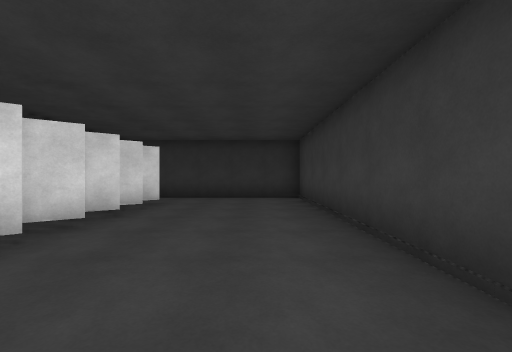
view 1 (above)

24 first-person views from a walk through a Unity game level. The camera is 1.3 m above the floor, looks level and sees 90° across. Doors are open. The floor is counted in squares, 2 m on a side. Each view is taken from the middle of a square. On the plan, view 1 faces up. The plan holds only what a view shows up to about 9 squares ahead; the rest is blank. The place goes on beyond the plan. The player is left out. Some animated figures are left out. Some surface patterns are stand-ins.

view 2
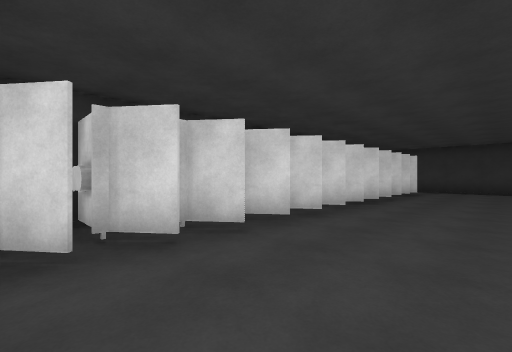

view 3
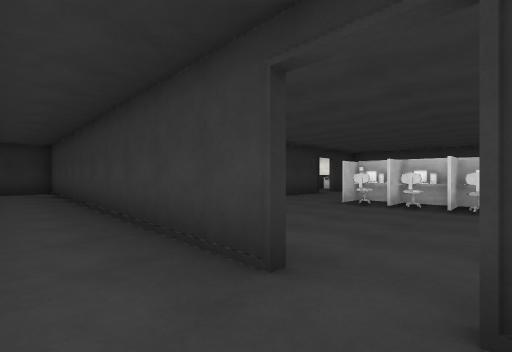

view 4
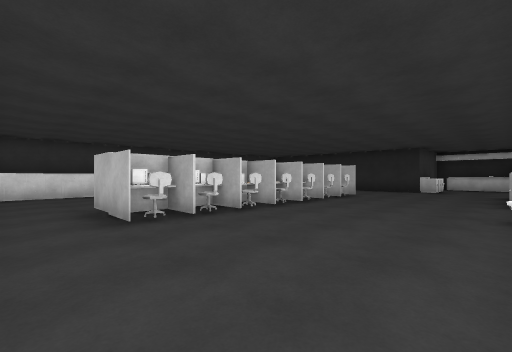

view 5
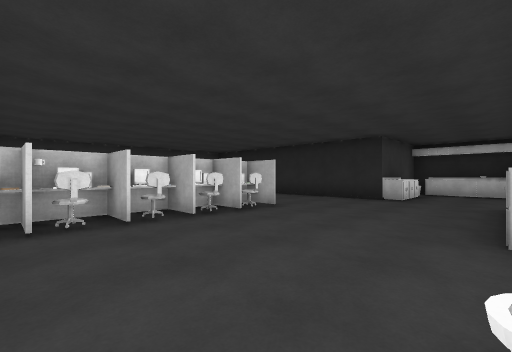

view 6
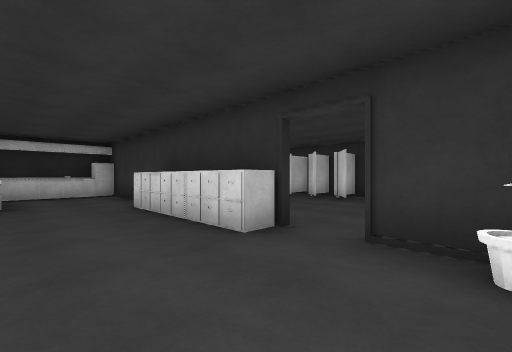

view 7
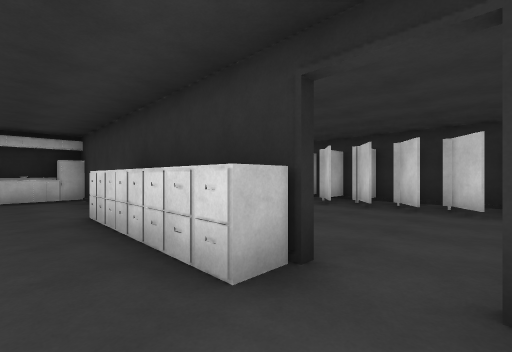

view 8
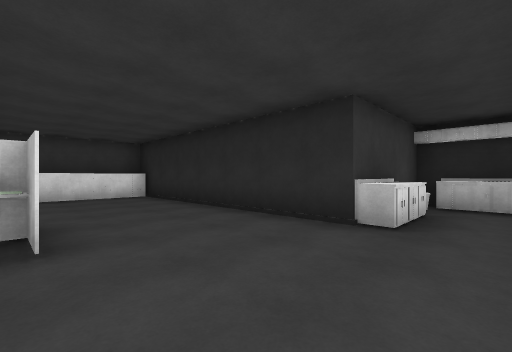

view 9
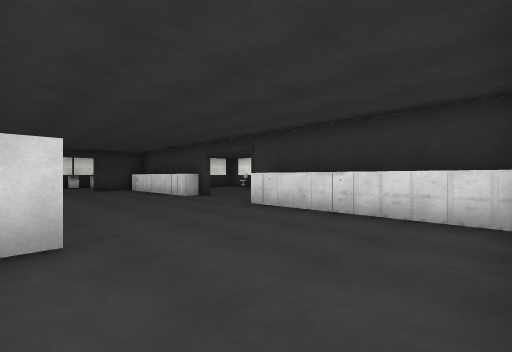

view 10
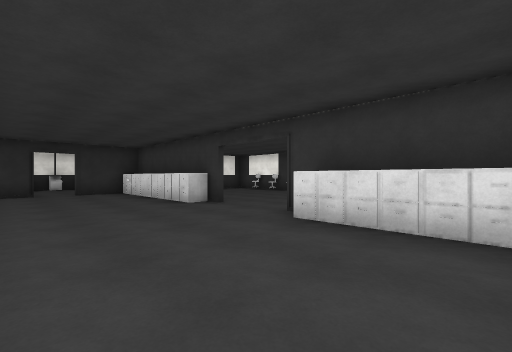

view 11
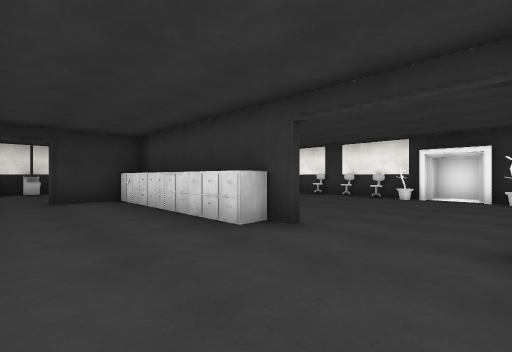

view 12
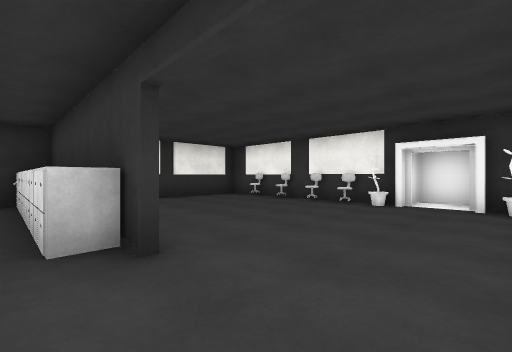

view 13
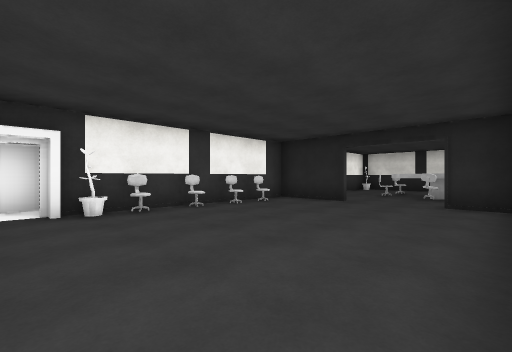

view 14
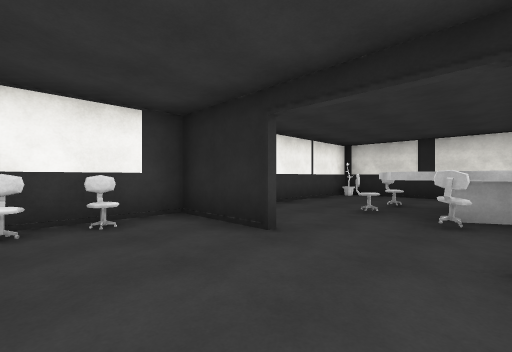

view 15
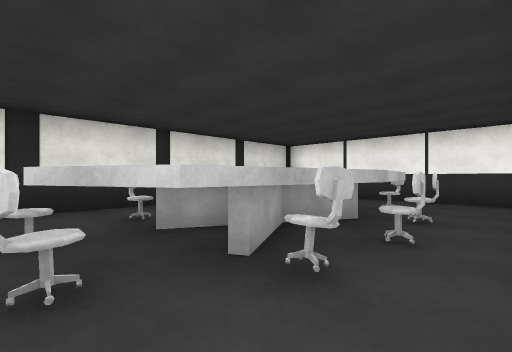

view 16
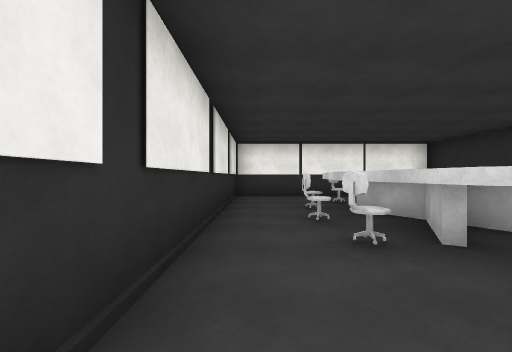

view 17
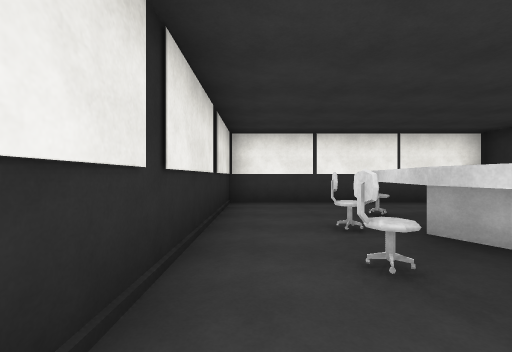

view 18
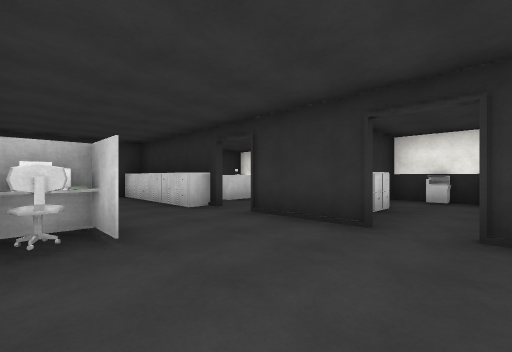

view 19
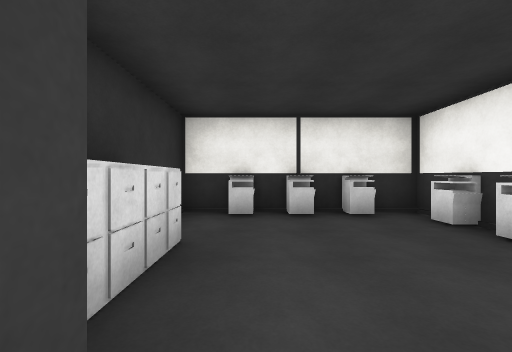

view 20
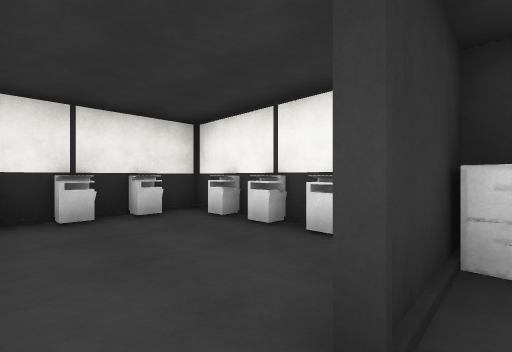

view 21
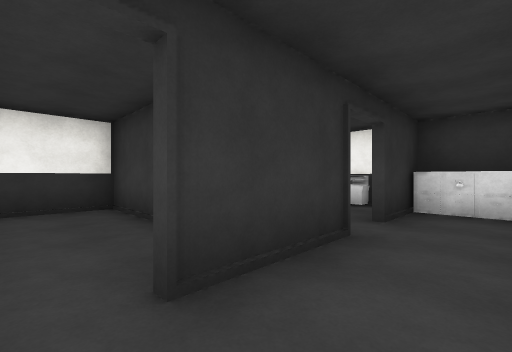

view 22
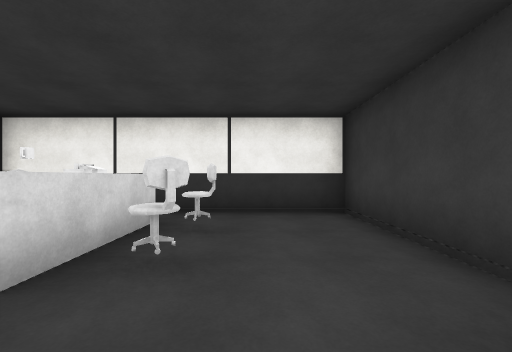

view 23
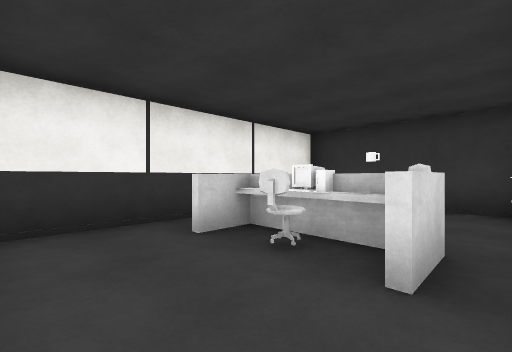

view 24
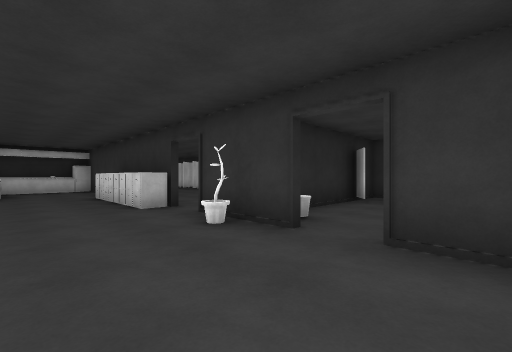

### Floor plan
Points are (right, up) in squares from view 1. A wall is a line through its corners. A room is listed if a view was taken in it or the views show most of it. See-through windows are left out.
Room 1 (view 1)
walls: (-4, -3.2) (-4, -5.4); (1.3, -2.9) (1.3, 7.7) (-3, 7.7); (-4, -5) (-0.1, -5)
ways out: opening at (0, -3.5) to room 2
objects: toilet (-3, -4); toilet (-3, -3); toilet (-3, -2); toilet (-3, -1); toilet (-3, 0); toilet (-3, 1); toilet (-3, 2); toilet (-3, 3); toilet (-3, 4); toilet (-3, 5); toilet (-3, 6)
Room 2 (views 2, 3, 4, 5, 6, 7, 8, 9, 10, 11, 12, 13, 14, 15, 16, 17, 18, 19, 20, 21, 22, 23, 24)
walls: (7.7, -12) (7.7, -17.7) (17.2, -17.7) (17.2, -16.9); (8.8, 1.3) (6.5, 1.3); (10.5, 1.3) (9.8, 1.3); (1.4, -5.4) (1.4, -6.1); (1.4, -7) (1.4, -14.1); (11, -13.6) (11.5, -13.9); (15, -11.3) (17.2, -11.3); (17.2, -6.5) (17.2, -5.4); (11.6, -13.9) (12.2, -14.3) (13.6, -13.5); (17.2, -4.5) (17.2, -3.5); (13.7, -13.1) (14.3, -13.3) (14.6, -13.8); (1.4, -2) (1.4, -2.9); (13.1, -14) (12.6, -14.3); (12.4, -14.4) (11, -15.1); (18.2, -5.6) (18.2, -4.4) (16.9, -4.4); (7.6, 3.4) (7.6, 5.6); (13.6, -15.2) (12.5, -14.6); (16.5, 1.3) (14.2, 1.3); (1.4, 1.4) (1.4, 0.5); (13.7, -15.6) (12.5, -15.8); (2.5, -14.5) (4.5, -14.5) (4.5, -11.3) (10.4, -11.3); (14.3, -15.5) (13.8, -15.6); (8.6, 5.6) (1.4, 5.6); (7.7, 5.6) (7.7, 3.4); (12, 5.6) (11.4, 5.6)
low walls: (12.8, -14.6) (13.7, -15.1)
ways out: opening at (0, -3.5) to room 1; gap at (1, -6)
objects: other object (1, -4); fridge (2, -15); sink (2, -14); cabinet (2, -11); cabinet (2, -10); cabinet (2, -9); cabinet (2, -8); cabinet (2, -7); plant (2, -5); other object (2, 1); cabinet (3, -14); cabinet (3, 1); cabinet (4, -14); cabinet (4, -13); cabinet (4, -12); cabinet (4, 1); mug (4, 3); chair (4, 4); other object (4, 5); chair (5, -7); computer (5, -6); chair (5, -5); other object (5, -4); chair (5, -3); chair (5, -2); cabinet (5, 1); chair (5, 3); chair (5, 4); other object (6, -9); chair (6, -8); chair (6, -6); other object (6, -5); other object (6, -4); computer (6, -3); computer (6, -2); other object (6, -1); chair (7, -2); other object (8, -2); cabinet (8, 2); cabinet (8, 3); printer (9, 6); other object (10, -15); chair (10, -14); printer (10, 6); chair (11, -16); chair (11, -13); cabinet (11, -11) to (12, -11); cabinet (11, 1) to (12, 1); printer (11, 6); chair (12, -16); chair (12, -13); cabinet (12, -10); cabinet (12, -9); cabinet (12, -8); cabinet (12, -7); cabinet (12, -3); cabinet (12, -2); cabinet (12, -1); cabinet (12, 0); printer (12, 2) to (12, 3); printer (12, 4); printer (12, 5); chair (13, -13); chair (14, -16); chair (15, -15); chair (15, -14); other object (17, -17); chair (17, -10); chair (17, -9); chair (17, -8); chair (17, -7); chair (17, -3); chair (17, -2); other object (17, -1); other object (17, 0)

Positions as (right, up) in squares from view 1, and headings:
1: (0, 0), facing up
2: (0, -4), facing up-left
3: (0, -4), facing up-right
4: (2, 0), facing down-right
5: (2, -4), facing down-right
6: (4, -5), facing down-left
7: (3, -6), facing down-left
8: (3, -8), facing down-right
9: (7, -11), facing up-right
10: (8, -9), facing up-right
11: (9, -6), facing up-right
12: (11, -6), facing up-right
13: (12, -5), facing down-right
14: (13, -9), facing down-right
15: (15, -12), facing down-left
16: (16, -17), facing left
17: (14, -17), facing left
18: (10, -2), facing up-left
19: (9, 1), facing up
20: (9, 1), facing up-right
21: (6, 0), facing up-right
22: (6, 1), facing up
23: (2, 2), facing up-right
24: (4, -2), facing down-left
